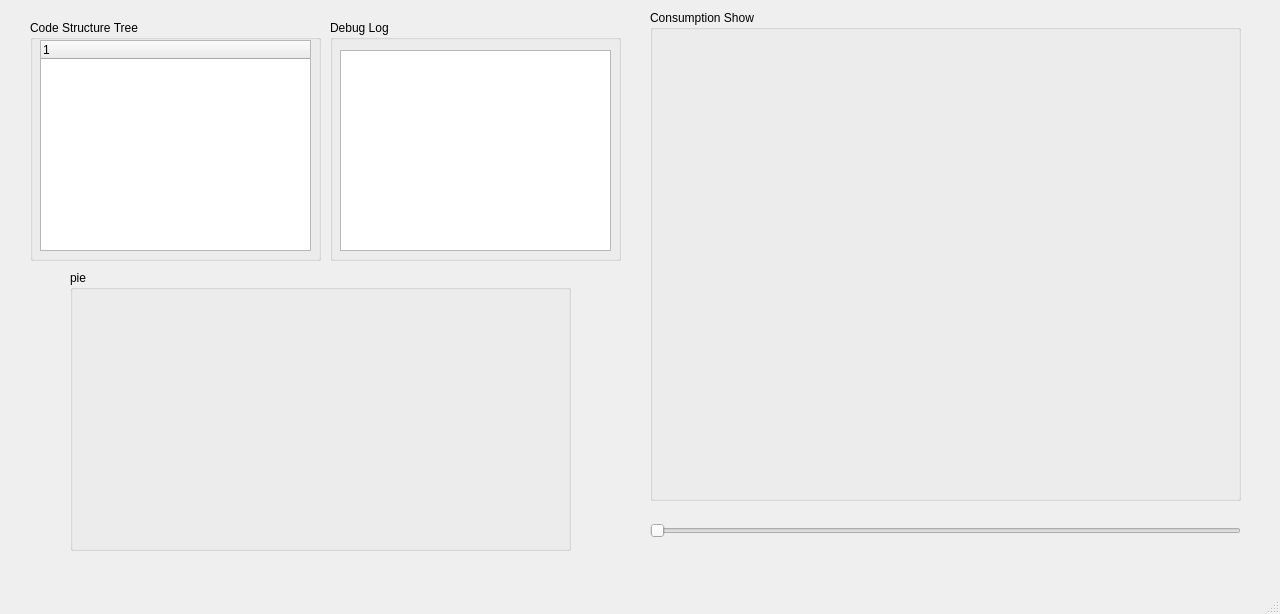
<?xml version="1.0" encoding="UTF-8"?>
<ui version="4.0">
 <class>MainWindow</class>
 <widget class="QMainWindow" name="MainWindow">
  <property name="geometry">
   <rect>
    <x>0</x>
    <y>0</y>
    <width>1280</width>
    <height>614</height>
   </rect>
  </property>
  <property name="minimumSize">
   <size>
    <width>1280</width>
    <height>614</height>
   </size>
  </property>
  <property name="maximumSize">
   <size>
    <width>1280</width>
    <height>614</height>
   </size>
  </property>
  <property name="windowTitle">
   <string>Code Time Consumption Visualizer</string>
  </property>
  <widget class="QWidget" name="centralwidget">
   <widget class="QGroupBox" name="gbDebugPlt">
    <property name="geometry">
     <rect>
      <x>650</x>
      <y>10</y>
      <width>591</width>
      <height>491</height>
     </rect>
    </property>
    <property name="title">
     <string>Consumption Show</string>
    </property>
   </widget>
   <widget class="QGroupBox" name="gbAlgClass">
    <property name="geometry">
     <rect>
      <x>30</x>
      <y>20</y>
      <width>291</width>
      <height>241</height>
     </rect>
    </property>
    <property name="title">
     <string>Code Structure Tree</string>
    </property>
    <widget class="QTreeWidget" name="twAlgRules">
     <property name="geometry">
      <rect>
       <x>10</x>
       <y>20</y>
       <width>271</width>
       <height>211</height>
      </rect>
     </property>
     <column>
      <property name="text">
       <string notr="true">1</string>
      </property>
     </column>
    </widget>
   </widget>
   <widget class="QSlider" name="hsCurFrame">
    <property name="geometry">
     <rect>
      <x>650</x>
      <y>520</y>
      <width>591</width>
      <height>22</height>
     </rect>
    </property>
    <property name="orientation">
     <enum>Qt::Horizontal</enum>
    </property>
   </widget>
   <widget class="QGroupBox" name="gbDebugPie">
    <property name="geometry">
     <rect>
      <x>70</x>
      <y>270</y>
      <width>501</width>
      <height>281</height>
     </rect>
    </property>
    <property name="title">
     <string>pie</string>
    </property>
   </widget>
   <widget class="QGroupBox" name="gbDebugLog">
    <property name="geometry">
     <rect>
      <x>330</x>
      <y>20</y>
      <width>291</width>
      <height>241</height>
     </rect>
    </property>
    <property name="title">
     <string>Debug Log</string>
    </property>
    <widget class="QTextEdit" name="teAlgLog">
     <property name="geometry">
      <rect>
       <x>10</x>
       <y>30</y>
       <width>271</width>
       <height>201</height>
      </rect>
     </property>
     <property name="lineWrapMode">
      <enum>QTextEdit::NoWrap</enum>
     </property>
    </widget>
   </widget>
  </widget>
  <widget class="QMenuBar" name="menubar">
   <property name="geometry">
    <rect>
     <x>0</x>
     <y>0</y>
     <width>1280</width>
     <height>24</height>
    </rect>
   </property>
  </widget>
  <widget class="QStatusBar" name="statusbar"/>
 </widget>
 <resources/>
 <connections/>
</ui>
